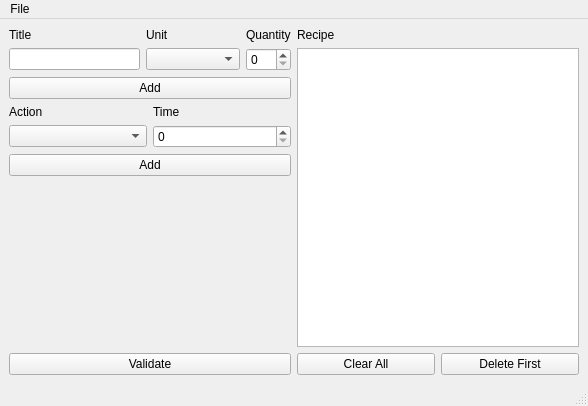
<?xml version="1.0" encoding="UTF-8"?>
<ui version="4.0">
 <class>MainWindow</class>
 <widget class="QMainWindow" name="MainWindow">
  <property name="geometry">
   <rect>
    <x>0</x>
    <y>0</y>
    <width>588</width>
    <height>406</height>
   </rect>
  </property>
  <property name="windowTitle">
   <string>MainWindow</string>
  </property>
  <widget class="QWidget" name="centralwidget">
   <layout class="QHBoxLayout" name="horizontalLayout_2">
    <item>
     <layout class="QVBoxLayout" name="verticalLayout_4">
      <item>
       <layout class="QVBoxLayout" name="verticalLayout">
        <item>
         <layout class="QGridLayout" name="gridLayout">
          <item row="0" column="0">
           <widget class="QLabel" name="label">
            <property name="text">
             <string>Title</string>
            </property>
           </widget>
          </item>
          <item row="0" column="1">
           <widget class="QLabel" name="label_2">
            <property name="text">
             <string>Unit</string>
            </property>
           </widget>
          </item>
          <item row="0" column="2">
           <widget class="QLabel" name="label_3">
            <property name="text">
             <string>Quantity</string>
            </property>
           </widget>
          </item>
          <item row="1" column="0">
           <widget class="QLineEdit" name="Title"/>
          </item>
          <item row="1" column="1">
           <widget class="QComboBox" name="Unit">
            <item>
             <property name="text">
              <string/>
             </property>
            </item>
            <item>
             <property name="text">
              <string>PIECE</string>
             </property>
            </item>
            <item>
             <property name="text">
              <string>MILLILITER</string>
             </property>
            </item>
            <item>
             <property name="text">
              <string>GRAMM</string>
             </property>
            </item>
           </widget>
          </item>
          <item row="1" column="2">
           <widget class="QSpinBox" name="Quantity"/>
          </item>
         </layout>
        </item>
        <item>
         <widget class="QPushButton" name="AddIngridient">
          <property name="text">
           <string>Add</string>
          </property>
         </widget>
        </item>
       </layout>
      </item>
      <item>
       <layout class="QVBoxLayout" name="verticalLayout_2">
        <item>
         <layout class="QGridLayout" name="gridLayout_2">
          <item row="0" column="0">
           <widget class="QLabel" name="label_4">
            <property name="text">
             <string>Action</string>
            </property>
           </widget>
          </item>
          <item row="0" column="1">
           <widget class="QLabel" name="label_6">
            <property name="text">
             <string>Time</string>
            </property>
           </widget>
          </item>
          <item row="1" column="0">
           <widget class="QComboBox" name="Action">
            <item>
             <property name="text">
              <string/>
             </property>
            </item>
            <item>
             <property name="text">
              <string>CUT</string>
             </property>
            </item>
            <item>
             <property name="text">
              <string>PACK</string>
             </property>
            </item>
            <item>
             <property name="text">
              <string>FRY</string>
             </property>
            </item>
            <item>
             <property name="text">
              <string>COOK</string>
             </property>
            </item>
            <item>
             <property name="text">
              <string>PUT</string>
             </property>
            </item>
           </widget>
          </item>
          <item row="1" column="1">
           <widget class="QSpinBox" name="Time"/>
          </item>
         </layout>
        </item>
        <item>
         <widget class="QPushButton" name="AddOperation">
          <property name="text">
           <string>Add</string>
          </property>
         </widget>
        </item>
       </layout>
      </item>
      <item>
       <spacer name="verticalSpacer">
        <property name="orientation">
         <enum>Qt::Vertical</enum>
        </property>
        <property name="sizeHint" stdset="0">
         <size>
          <width>20</width>
          <height>40</height>
         </size>
        </property>
       </spacer>
      </item>
      <item>
       <widget class="QPushButton" name="pushButton">
        <property name="text">
         <string>Validate</string>
        </property>
       </widget>
      </item>
     </layout>
    </item>
    <item>
     <layout class="QVBoxLayout" name="verticalLayout_3">
      <item>
       <widget class="QLabel" name="label_5">
        <property name="text">
         <string>Recipe</string>
        </property>
       </widget>
      </item>
      <item>
       <widget class="QTextBrowser" name="textBrowser"/>
      </item>
      <item>
       <layout class="QHBoxLayout" name="horizontalLayout">
        <item>
         <widget class="QPushButton" name="pushButton_3">
          <property name="text">
           <string>Clear All</string>
          </property>
         </widget>
        </item>
        <item>
         <widget class="QPushButton" name="pushButton_4">
          <property name="text">
           <string>Delete First</string>
          </property>
         </widget>
        </item>
       </layout>
      </item>
     </layout>
    </item>
   </layout>
  </widget>
  <widget class="QMenuBar" name="menubar">
   <property name="geometry">
    <rect>
     <x>0</x>
     <y>0</y>
     <width>588</width>
     <height>21</height>
    </rect>
   </property>
   <widget class="QMenu" name="menuFile">
    <property name="title">
     <string>File</string>
    </property>
    <addaction name="actionOpen"/>
    <addaction name="actionSave"/>
   </widget>
   <addaction name="menuFile"/>
  </widget>
  <widget class="QStatusBar" name="statusbar"/>
  <action name="actionOpen">
   <property name="text">
    <string>Open</string>
   </property>
  </action>
  <action name="actionSave">
   <property name="text">
    <string>Save</string>
   </property>
  </action>
 </widget>
 <resources/>
 <connections/>
</ui>
